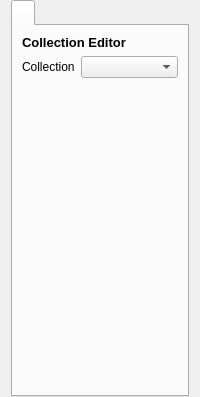
        <widget class="QWidget" name="plot_customization">
         <layout class="QVBoxLayout" name="verticalLayout_2">
          <property name="topMargin">
           <number>0</number>
          </property>
          <property name="bottomMargin">
           <number>0</number>
          </property>
          <item>
           <widget class="QTabWidget" name="tabWidget_3">
            <property name="currentIndex">
             <number>0</number>
            </property>
            <property name="iconSize">
             <size>
              <width>32</width>
              <height>32</height>
             </size>
            </property>
            <widget class="QWidget" name="tab_7">
             <attribute name="icon">
              <iconset>
               <normaloff>icons/earth_engine.svg</normaloff>icons/earth_engine.svg</iconset>
             </attribute>
             <attribute name="title">
              <string/>
             </attribute>
             <layout class="QVBoxLayout" name="verticalLayout_35">
              <item>
               <widget class="QLabel" name="label_10">
                <property name="font">
                 <font>
                  <pointsize>10</pointsize>
                  <weight>75</weight>
                  <bold>true</bold>
                 </font>
                </property>
                <property name="text">
                 <string>Collection Editor</string>
                </property>
               </widget>
              </item>
              <item>
               <layout class="QHBoxLayout" name="horizontalLayout_17">
                <property name="topMargin">
                 <number>0</number>
                </property>
                <item>
                 <widget class="QLabel" name="label_8">
                  <property name="text">
                   <string>Collection</string>
                  </property>
                 </widget>
                </item>
                <item>
                 <widget class="QComboBox" name="mPredefinedCollection">
                  <property name="sizePolicy">
                   <sizepolicy hsizetype="Preferred" vsizetype="Fixed">
                    <horstretch>1</horstretch>
                    <verstretch>0</verstretch>
                   </sizepolicy>
                  </property>
                  <property name="toolTip">
                   <string>Select a prediefined image collection.</string>
                  </property>
                 </widget>
                </item>
               </layout>
              </item>
              <item>
               <widget class="CodeEditWidget" name="mCode" native="true">
                <property name="sizePolicy">
                 <sizepolicy hsizetype="Preferred" vsizetype="Preferred">
                  <horstretch>1</horstretch>
                  <verstretch>1</verstretch>
                 </sizepolicy>
                </property>
                <property name="minimumSize">
                 <size>
                  <width>0</width>
                  <height>300</height>
                 </size>
                </property>
               </widget>
              </item>
             </layout>
            </widget>
           </widget>
          </item>
         </layout>
        </widget>
